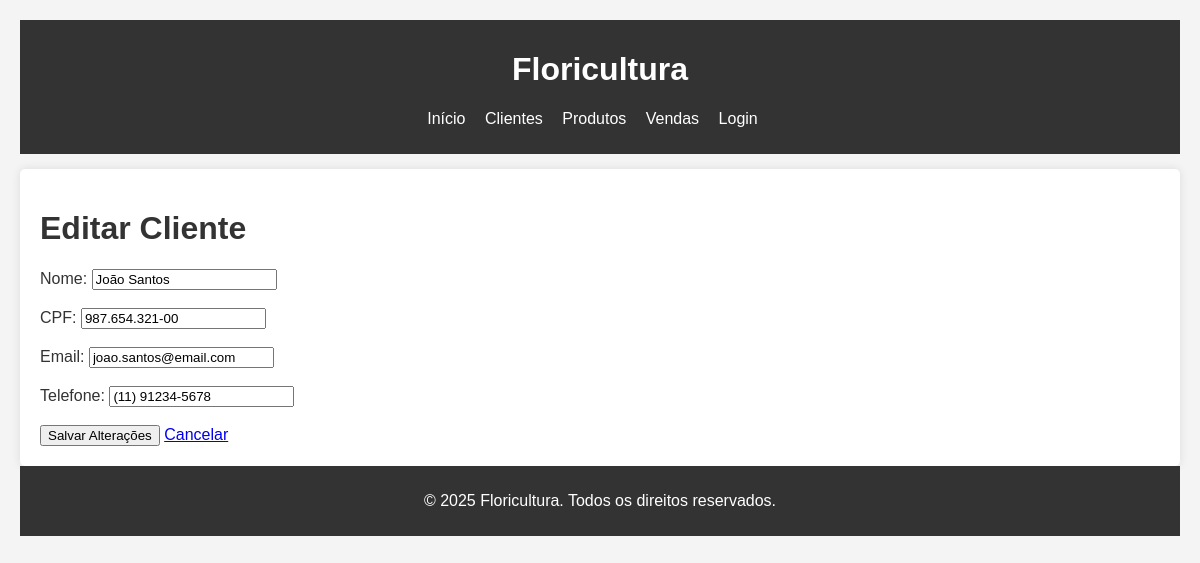
/index.php?url=clientes/edit/2, run on the app's committed database.
### tables this page shows
CREATE TABLE clientes (
    id INT AUTO_INCREMENT PRIMARY KEY,
    nome VARCHAR(100) NOT NULL,
    cpf VARCHAR(14) NOT NULL,
    email VARCHAR(100),
    telefone VARCHAR(20)
);

### src/Controllers/ClientesController.php (called while the page is built, shortened)
<?php
class ClientesController {
    private $clienteModel;
    public function __construct() {
        $this->clienteModel = new Cliente();
    }
    public function edit($id) {
        $cliente = $this->clienteModel->getById((int)$id);
        View::render('cliente/form', [
            'titulo' => 'Editar Cliente',
            'acao' => 'edit',
            'cliente' => $cliente
        ]);
    }
}
?>

### src/Core/Router.php (called while the page is built, shortened)
<?php
class Router {
    protected $controller = 'HomeController';
    protected $method = 'index';
    public function dispatch(string $url) {
        $url = $this->parseUrl($url);
        if (!empty($url[0])) {
            $controllerName = ucwords(strtolower($url[0])) . 'Controller';
            $controllerFile = __DIR__ . '/../Controllers/' . $controllerName . '.php';
            if (file_exists($controllerFile)) {
                $this->controller = $controllerName;
                unset($url[0]);
            }
        }
        $this->controller = 'Controllers\\' . $this->controller;
        if (class_exists($this->controller)) {
            $this->controller = new $this->controller;
        } else {
            $this->trigger404("Controller " . str_replace('Controllers\\', '', $this->controller) . " não encontrado.");
            return;
        }
        if (isset($url[1])) {
            $methodName = $url[1];
            if (method_exists($this->controller, $methodName)) {
                $this->method = $methodName;
                unset($url[1]);
            } else {
                $this->trigger404("Método " . $methodName . " não encontrado no controller.");
                return;
            }
        }
        $this->params = $url ? array_values($url) : [];
        call_user_func_array([$this->controller, $this->method], $this->params);
    }
    protected function parseUrl(string $url): array {
        $url = trim($url, '/');
        $url = filter_var($url, FILTER_SANITIZE_URL);
        return explode('/', $url);
    }
}
?>

### public/index.php (called while the page is built)
<?php
require_once __DIR__ . '/../src/init.php';
$url = $_GET['url'] ?? '/';
try {
    $router = new Core\Router();
    $router->dispatch($url);
} catch (\Exception $e) {
    http_response_code(500);
    echo "<h1>Erro na Aplicação</h1>";
    echo "<p>Ocorreu um erro inesperado: " . htmlspecialchars($e->getMessage()) . "</p>";
}
?>

### src/init.php (called while the page is built, shortened)
<?php
spl_autoload_register(function ($class_name) {
    $class_name = str_replace('\\', DIRECTORY_SEPARATOR, $class_name);
    $file = __DIR__ . '/' . $class_name . '.php';
    if (file_exists($file)) {
        return true;
    }
    return false;
});
require_once __DIR__ . '/../config/database.php';
?>

### src/Core/Database.php (called while the page is built, shortened)
<?php
class Database {
    private static $instance = null;
    private $pdo;
    private function __construct() {
        try {
            $this->pdo = new PDO(DB_DSN, DB_USER, DB_PASS, DB_OPTIONS);
        } catch (PDOException $e) {
            error_log("Erro de conexão com o banco de dados: " . $e->getMessage());
            die("Erro ao conectar com o banco de dados. Por favor, tente novamente mais tarde.");
        }
    }
    public static function getInstance() {
        if (self::$instance === null) {
            self::$instance = new Database();
        }
        return self::$instance;
    }
    public function getConnection() {
        return $this->pdo;
    }
}
?>

### src/Models/Cliente.php (called while the page is built, shortened)
<?php
class Cliente {
    private $db;
    private $table_name = "clientes";
    public function __construct() {
        $this->db = Database::getInstance()->getConnection();
    }
    public function getById(int $id) {
        $query = "SELECT id, nome, cpf, email, telefone FROM " . $this->table_name . " WHERE id = :id";
        $stmt = $this->db->prepare($query);
        $stmt->bindParam(':id', $id, PDO::PARAM_INT);
        $stmt->execute();
        return $stmt->fetch(PDO::FETCH_ASSOC);
    }
}
?>

### templates/cliente/form.php (the view, shortened to what this page needs)
<?php
$formAction = ($acao === 'add') ? 'index.php?url=clientes/store' : 'index.php?url=clientes/update/' . Core\View::e($cliente['id'] ?? '');
$nomeCliente = $cliente['nome'] ?? '';
$cpfCliente = $cliente['cpf'] ?? '';
$emailCliente = $cliente['email'] ?? '';
$telefoneCliente = $cliente['telefone'] ?? '';
?>
<h1><?php echo Core\View::e($titulo ?? 'Formulário de Cliente'); ?></h1>
<form action="<?php echo $formAction; ?>" method="POST">
    <div>
        <label for="nome">Nome:</label>
        <input type="text" id="nome" name="nome" value="<?php echo Core\View::e($nomeCliente); ?>" required>
    </div>
    <br>
    <div>
        <label for="cpf">CPF:</label>
        <input type="text" id="cpf" name="cpf" value="<?php echo Core\View::e($cpfCliente); ?>" required>
    </div>
    <br>
    <div>
        <label for="email">Email:</label>
        <input type="email" id="email" name="email" value="<?php echo Core\View::e($emailCliente); ?>">
    </div>
    <br>
    <div>
        <label for="telefone">Telefone:</label>
        <input type="text" id="telefone" name="telefone" value="<?php echo Core\View::e($telefoneCliente); ?>">
    </div>
    <br>
    <button type="submit"><?php echo ($acao === 'add') ? 'Adicionar' : 'Salvar Alterações'; ?></button>
    <a href="index.php?url=clientes">Cancelar</a>
</form>

### templates/layouts/default.php (style rules this page uses)
body { font-family: sans-serif; margin: 20px; background-color: #f4f4f4; color: #333; }

### data on the page
clientes: nome "João Santos", cpf "987.654.321-00", email "joao.santos@email.com", telefone "(11) 91234-5678"

### other printed values
Core\View::e($titulo ?? 'Formulário de Cliente') "Editar Cliente"
